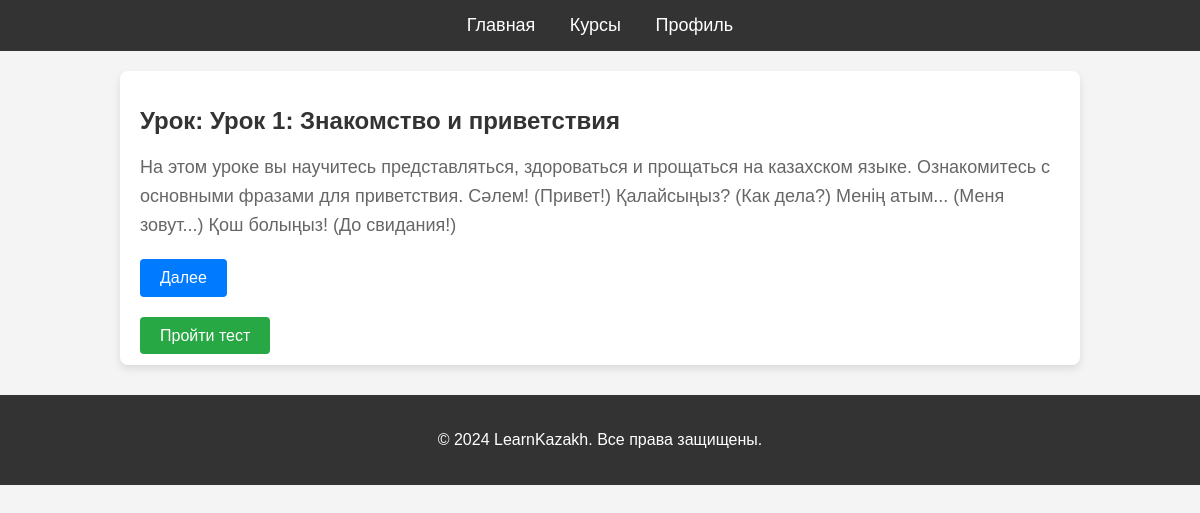
/lesson/1/, run on the app's committed database.
### lessons/models.py (models this page shows, shortened)
class Lesson(models.Model):
    course = models.ForeignKey(Course, on_delete=models.CASCADE, related_name='lessons')
    title = models.CharField(max_length=100)
    content = models.TextField()
    order = models.PositiveIntegerField()

### lessons/views.py (the view)
# urls.py: path('lesson/<int:lesson_id>/', views.lesson_detail, name='lesson_detail'),
def lesson_detail(request, lesson_id):
    lesson = get_object_or_404(Lesson, id=lesson_id)
    course = lesson.course
    lessons = course.lessons.order_by('order')
    previous_lesson = lessons.filter(order__lt=lesson.order).last()
    next_lesson = lessons.filter(order__gt=lesson.order).first()
    return render(request, 'lesson.html', {
        'lesson': lesson,
        'previous_lesson': previous_lesson,
        'next_lesson': next_lesson,
    })

### lessons/templates/lesson.html (shortened to what this page needs)
<!DOCTYPE html>
<html lang="ru">
<head>
</head>
<body>
<header>
    <nav>
        <a href="/">Главная</a>
        <a href="/courses">Курсы</a>
        <a href="/profile">Профиль</a>
    </nav>
</header>
<div class="container">
    <div class="lesson-detail">
        <h1>Урок: {{ lesson.title }}</h1>
        <p>{{ lesson.content }}</p>
        <div class="lesson-navigation">
            {% if next_lesson %}
                <a href="{% url 'lesson_detail' lesson_id=next_lesson.id %}" class="btn btn-primary">Далее</a>
            {% endif %}
        </div>
        <div class="test-link">
            <a href="{% url 'task' lesson_id=lesson.id %}" class="btn btn-success">Пройти тест</a>
        </div>
    </div>
</div>
<footer>
    <p>&copy; 2024 LearnKazakh. Все права защищены.</p>
</footer>
</body>
</html>

### lessons/templates/lesson.html (style rules this page uses)
body { font-family: Arial, sans-serif; margin: 0; padding: 0; background-color: #f4f4f4; }
header { background-color: #333; color: white; padding: 15px 0; text-align: center; }
header nav a { color: white; text-decoration: none; margin: 0 15px; font-size: 18px; }
.container { width: 80%; margin: 0 auto; padding-top: 20px; }
.lesson-detail { background-color: #fff; padding: 20px; border-radius: 8px; box-shadow: 0 4px 8px rgba(0, 0, 0, 0.1); }
.lesson-detail h1 { font-size: 24px; color: #333; }
.lesson-detail p { font-size: 18px; line-height: 1.6; color: #666; }
.lesson-navigation { margin-top: 20px; display: flex; justify-content: space-between; }
.lesson-navigation a { text-decoration: none; padding: 10px 20px; background-color: #007BFF; color: white; border-radius: 4px; font-size: 16px; }
.test-link { margin-top: 30px; }
.test-link a { text-decoration: none; padding: 10px 20px; background-color: #28a745; color: white; border-radius: 4px; font-size: 16px; }
footer { background-color: #333; color: #fff; padding: 20px; text-align: center; margin-top: 30px; }

### data on the page
Lesson: title "Урок 1: Знакомство и приветствия", content "На этом уроке вы научитесь представляться, здороваться и прощаться на казахском языке. Ознакомитесь с основными фразами для приветствия. Сәлем! (Привет!) Қалайсыңыз? (Как дела?) Менің атым... (Меня зовут...) Қош болыңыз! (До свидания!)"
